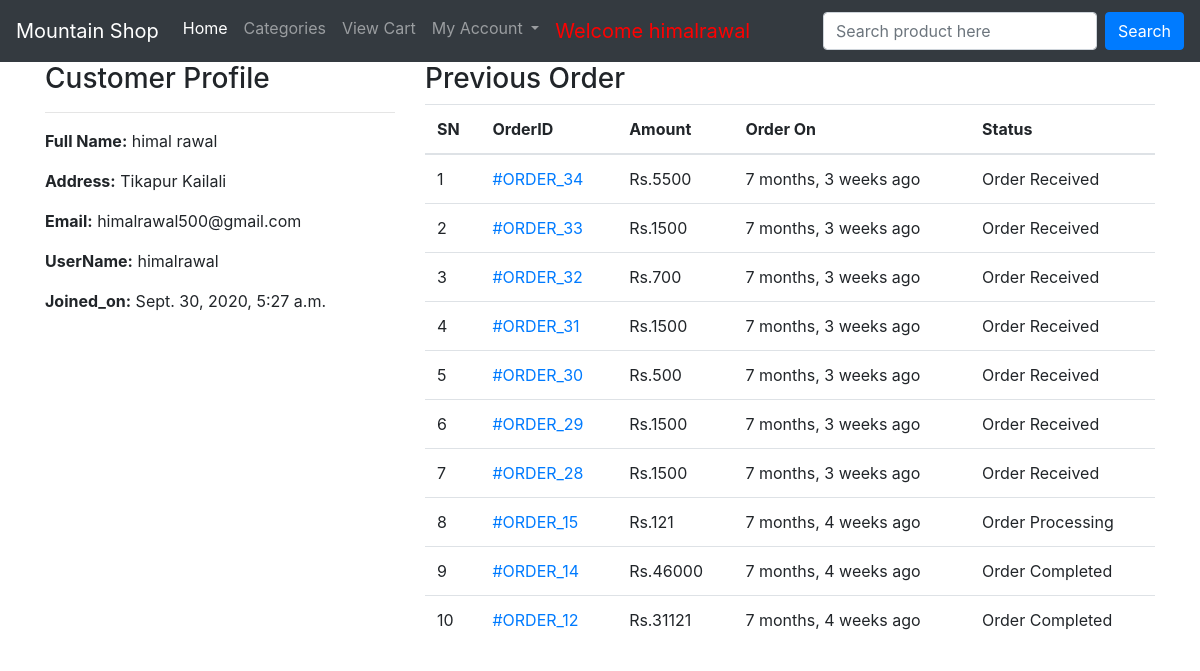
The page /profile/ (signed in) on the database its author committed.
### ecomapp/models.py (models this page shows, shortened)
class Customer(models.Model):
    user=models.OneToOneField(User,on_delete=models.CASCADE)
    full_name = models.CharField(max_length=200)
    address=models.CharField(max_length=200,blank=True,null=True)
    joined_on=models.DateTimeField(auto_now_add=True)

class Order(models.Model):
    cart=models.OneToOneField(Cart,on_delete=models.CASCADE)
    ordered_by=models.CharField(max_length=200)
    shipping_address=models.CharField(max_length=200)
    mobile=models.CharField(max_length=10)
    email=models.EmailField(null=True,blank=True)
    subtotal=models.PositiveIntegerField()
    discount=models.PositiveIntegerField()
    total=models.PositiveIntegerField()
    order_status=models.CharField(max_length=50,choices=ORDER_STATUS)
    created_at=models.DateTimeField(auto_now_add=True)
    payment_method=models.CharField(max_length=20,choices=METHOD,default="Cash On Delivery")
    payment_completed=models.BooleanField(default=False,null=True,blank=True)

### ecomapp/views.py (the view)
# urls.py: path('profile/',CustomerDetailView.as_view(),name='customerprofile'),
class CustomerDetailView(TemplateView):
    template_name='customerprofile.html'
    def dispatch(self,request,*args,**kwargs):
        if request.user.is_authenticated and Customer.objects.filter(user=request.user).exists():
            pass
        else:
            return redirect('/login/?next=/profile/')
        return super().dispatch(request,*args,**kwargs)
    def get_context_data(self,**kwargs):
        context=super().get_context_data(**kwargs)
        customer=self.request.user.customer
        context['customer']=customer
        order=Order.objects.filter(cart__customer=customer).order_by('-id')
        context['orders']=order
        return context

### templates/customerprofile.html (shortened to what this page needs)
{% extends 'base.html'%}
{%block content%}
<div class="container">
    <div class="row">
        <div class="col-md-4">
            <h3>Customer Profile</h3><hr>
            <p><span class="font-weight-bold">Full Name:</span> {{customer.full_name}}</p>
            <p><span class="font-weight-bold">Address:</span> {{customer.address}}</p>
            <p><span class="font-weight-bold">Email:</span> {{customer.user.email}}</p>
            <p><span class="font-weight-bold">UserName:</span> {{customer.user.username}}</p>
            <p><span class="font-weight-bold">Joined_on:</span> {{customer.joined_on}}</p>
        </div>
        <div class="col-md-8">
            <h3>Previous Order</h3>
            <table class="table">
                <thead>
                    <tr>
                        <th>SN</th>
                        <th>OrderID</th>
                        <th>Amount</th>
                        <th>Order On</th>
                        <th>Status</th>
                    </tr>
                </thead>
                <tbody>
                    {%for ord in orders%}
                    <tr>
                        <td>{{forloop.counter}}</td>
                        <td><a href="{% url 'ecomapp:customerorderdetail' ord.pk%}">#ORDER_{{ord.id}}</a></td>
                        <td>Rs.{{ord.total}}</td>
                        <td>{{ord.created_at|timesince}} ago</td>
                        <td>{{ord.order_status}}</td>
                    </tr>
                    {%endfor%}
                </tbody>
            </table>
        </div>
    </div>
</div>
{%endblock%}

### templates/base.html (shortened to what this page needs)
<!DOCTYPE html>
<html lang="en">
<head>
    <link rel="stylesheet" href="https://stackpath.bootstrapcdn.com/bootstrap/4.5.2/css/bootstrap.min.css">
</head>
<body>
    <nav class="navbar navbar-expand-lg navbar-dark bg-dark">
        <a class="navbar-brand" href="{% url 'ecomapp:home'%}">Mountain Shop </a>
        <div class="collapse navbar-collapse" id="navbarSupportedContent">
          <ul class="navbar-nav mr-auto">
            <li class="nav-item active">
              <a class="nav-link" href="{% url 'ecomapp:home'%}">Home <span class="sr-only">(current)</span></a>
            </li>
            <li class="nav-item">
              <a class="nav-link" href="{% url 'ecomapp:allproducts'%}">Categories</a>
            </li>
            <li class="nav-item">
                <a class="nav-link" href="{% url 'ecomapp:mycart'%}">View Cart</a>
              </li>
            <li class="nav-item dropdown">
              <a class="nav-link dropdown-toggle" href="#" id="navbarDropdown" role="button" data-toggle="dropdown" aria-haspopup="true" aria-expanded="false">
                My Account
              </a>
            </li>
            {%if request.user.customer%}
            <li class="nav-item">
              <a class="nav-link" style="color: red;font-size:20px">Welcome {{request.user.username}}</a>
            </li>
            {%endif%}
          </ul>
          <form class="form-inline my-2 my-lg-0" action="/search/" method="GET" >
            <input name='keyword' class="form-control mr-sm-2" type="search" placeholder="Search product here" aria-label="Search" required>
            <button class="btn btn-primary my-2 my-sm-0" type="submit">Search</button>
          </form>
        </div>
      </nav>
    {% block content%}
    {%endblock%}
</body>
</html>

### rows shown on the page
Customer: full_name "himal rawal", address "Tikapur Kailali", user.email "himalrawal500@gmail.com", user.username "himalrawal", joined_on "Sept. 30, 2020, 5:27 a.m."
Order: id "34", total "5500", created_at "7 months, 3 weeks", order_status "Order Received"
Order: id "33", total "1500", created_at "7 months, 3 weeks", order_status "Order Received"
Order: id "32", total "700", created_at "7 months, 3 weeks", order_status "Order Received"
Order: id "31", total "1500", created_at "7 months, 3 weeks", order_status "Order Received"
Order: id "30", total "500", created_at "7 months, 3 weeks", order_status "Order Received"
Order: id "29", total "1500", created_at "7 months, 3 weeks", order_status "Order Received"
Order: id "28", total "1500", created_at "7 months, 3 weeks", order_status "Order Received"
Order: id "15", total "121", created_at "7 months, 4 weeks", order_status "Order Processing"
Order: id "14", total "46000", created_at "7 months, 4 weeks", order_status "Order Completed"
Order: id "12", total "31121", created_at "7 months, 4 weeks", order_status "Order Completed"

### other values the page prints
{{ request.user.username }} "himalrawal"
